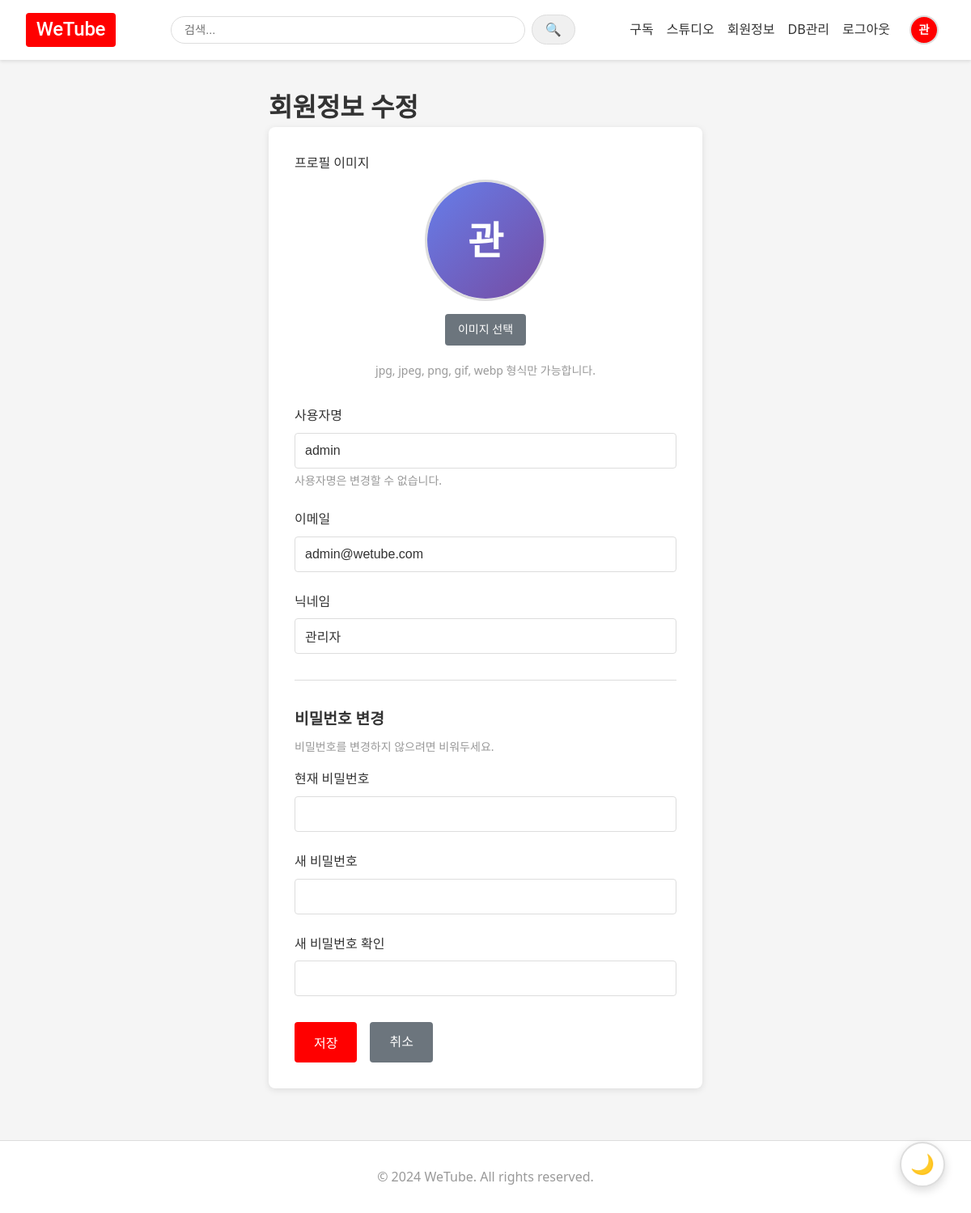
Page /auth/profile (signed in) on the committed database.
### app/models.py (models this page shows, shortened)
class User(UserMixin, db.Model):
    __tablename__ = 'users'
    id = db.Column(db.Integer, primary_key=True)
    username = db.Column(db.String(80), unique=True, nullable=False, index=True)
    email = db.Column(db.String(120), unique=True, nullable=False, index=True)
    password_hash = db.Column(db.String(255), nullable=False)
    nickname = db.Column(db.String(80), nullable=True)
    profile_image = db.Column(db.String(255), nullable=True)  # 프로필 이미지 경로 또는 Cloudinary URL
    profile_image_public_id = db.Column(db.String(255), nullable=True)  # Cloudinary 프로필 이미지 public_id
    is_admin = db.Column(db.Boolean, default=False, nullable=False)  # 관리자 여부
    created_at = db.Column(db.DateTime, default=datetime.utcnow)
    updated_at = db.Column(db.DateTime, default=datetime.utcnow, onupdate=datetime.utcnow)
    videos = db.relationship('Video', backref='author', lazy='dynamic', cascade='all, delete-orphan')
    comments = db.relationship('Comment', backref='author', lazy='dynamic', cascade='all, delete-orphan')
    liked_videos = db.relationship(
        'Video',
        secondary='video_likes',
        backref=db.backref('liked_by_users', lazy='dynamic'),
        lazy='dynamic'
    )
    subscribed_to = db.relationship(
        'User',
        secondary='subscriptions',
        primaryjoin='User.id==subscriptions.c.subscriber_id',
        secondaryjoin='User.id==subscriptions.c.subscribed_to_id',
        backref=db.backref('subscribers', lazy='dynamic'),
        lazy='dynamic'
    )

### app/routes/auth.py (the view, shortened to what this page needs)
@auth_bp.route('/profile', methods=['GET', 'POST'])
@login_required
def profile():
    return render_template('auth/profile.html')

### app/__init__.py (called while the page is built)
@login_manager.user_loader
def load_user(user_id):
    from app.models import User
    return User.query.get(int(user_id))

### app/templates/auth/profile.html (shortened to what this page needs)
{% extends "base.html" %}
{% block content %}
<div class="container profile-container">
    <h1 class="page-title">회원정보 수정</h1>
    <div class="profile-box">
        <form method="POST" class="profile-form" enctype="multipart/form-data">
            <div class="form-group profile-image-section">
                <label>프로필 이미지</label>
                <div class="profile-image-upload">
                    <div class="profile-image-preview">
                        {% if current_user.profile_image %}
                            <img id="profile-image-preview"
                                 src="{{ current_user.get_profile_image_url() }}"
                                 alt="프로필 이미지">
                        {% else %}
                            <div id="profile-image-placeholder" class="profile-image-placeholder">
                                {{ (current_user.nickname or current_user.username)[0] }}
                            </div>
                        {% endif %}
                    </div>
                    <div class="profile-image-controls">
                        <label for="profile_image" class="btn btn-secondary btn-sm">이미지 선택</label>
                        <small class="form-text">jpg, jpeg, png, gif, webp 형식만 가능합니다.</small>
                    </div>
                </div>
            </div>
            <div class="form-group">
                <label for="username">사용자명</label>
                <input type="text" id="username" class="form-control"
                       value="{{ current_user.username }}" disabled>
                <small class="form-text">사용자명은 변경할 수 없습니다.</small>
            </div>
            <div class="form-group">
                <label for="email">이메일</label>
                <input type="email" id="email" name="email" class="form-control"
                       value="{{ current_user.email }}" required>
            </div>
            <div class="form-group">
                <label for="nickname">닉네임</label>
                <input type="text" id="nickname" name="nickname" class="form-control"
                       value="{{ current_user.nickname or '' }}">
            </div>
            <hr class="form-divider">
            <h3 class="form-section-title">비밀번호 변경</h3>
            <p class="form-section-desc">비밀번호를 변경하지 않으려면 비워두세요.</p>
            <div class="form-group">
                <label for="current_password">현재 비밀번호</label>
                <input type="password" id="current_password" name="current_password"
                       class="form-control">
            </div>
            <div class="form-group">
                <label for="new_password">새 비밀번호</label>
                <input type="password" id="new_password" name="new_password"
                       class="form-control">
            </div>
            <div class="form-group">
                <label for="new_password_confirm">새 비밀번호 확인</label>
                <input type="password" id="new_password_confirm" name="new_password_confirm"
                       class="form-control">
            </div>
            <div class="form-actions">
                <button type="submit" class="btn btn-primary">저장</button>
                <a href="{{ url_for('main.index') }}" class="btn btn-secondary">취소</a>
            </div>
        </form>
    </div>
</div>
{% endblock %}

### app/templates/base.html (shortened to what this page needs)
<!DOCTYPE html>
<html lang="ko">
<head>
    <link rel="stylesheet" href="{{ url_for('static', filename='css/style.css') }}">
</head>
<body>
    <nav class="navbar">
        <div class="nav-container">
            <div class="nav-logo">
                <a href="{{ url_for('main.index') }}">WeTube</a>
            </div>
            <div class="nav-search">
                <form method="GET" action="{{ url_for('main.search') }}" class="search-form">
                    <input type="text" name="q" placeholder="검색..." class="search-input"
                           value="{{ request.args.get('q', '') }}" required>
                    <button type="submit" class="search-btn">🔍</button>
                </form>
            </div>
            <div class="nav-menu">
                {% if current_user.is_authenticated %}
                    <a href="{{ url_for('main.subscriptions_feed') }}" class="nav-link">구독</a>
                    <a href="{{ url_for('studio.index') }}" class="nav-link">스튜디오</a>
                    <a href="{{ url_for('auth.profile') }}" class="nav-link">회원정보</a>
                    {% if current_user.is_admin %}
                    <a href="{{ url_for('admin.index') }}" class="nav-link">DB관리</a>
                    {% endif %}
                    <a href="{{ url_for('auth.logout') }}" class="nav-link">로그아웃</a>
                    <div class="nav-profile-image">
                        {% if current_user.profile_image %}
                            <a href="{{ url_for('auth.profile') }}" class="profile-image-link">
                                <img src="{{ current_user.get_profile_image_url() }}"
                                     alt="{{ current_user.nickname or current_user.username }}"
                                     class="profile-image-circle">
                            </a>
                        {% else %}
                            <a href="{{ url_for('auth.profile') }}" class="profile-image-link">
                                <div class="profile-image-placeholder-circle">
                                    {{ (current_user.nickname or current_user.username)[0] }}
                                </div>
                            </a>
                        {% endif %}
                    </div>
                {% else %}
                    <a href="{{ url_for('auth.login') }}" class="nav-link">로그인</a>
                    <a href="{{ url_for('auth.register') }}" class="nav-link">회원가입</a>
                {% endif %}
            </div>
        </div>
    </nav>
    <main class="main-content">
        {% block content %}{% endblock %}
    </main>
    <footer class="footer">
        <div class="footer-container">
            <p>&copy; 2024 WeTube. All rights reserved.</p>
        </div>
    </footer>
    <button id="theme-toggle" class="theme-toggle" aria-label="다크 모드 전환" title="다크 모드 전환">
        <span id="theme-icon">🌙</span>
    </button>
</body>
</html>

### rows in the picture
User: nickname "관", username "admin", email "admin@wetube.com", nickname "관리자"
